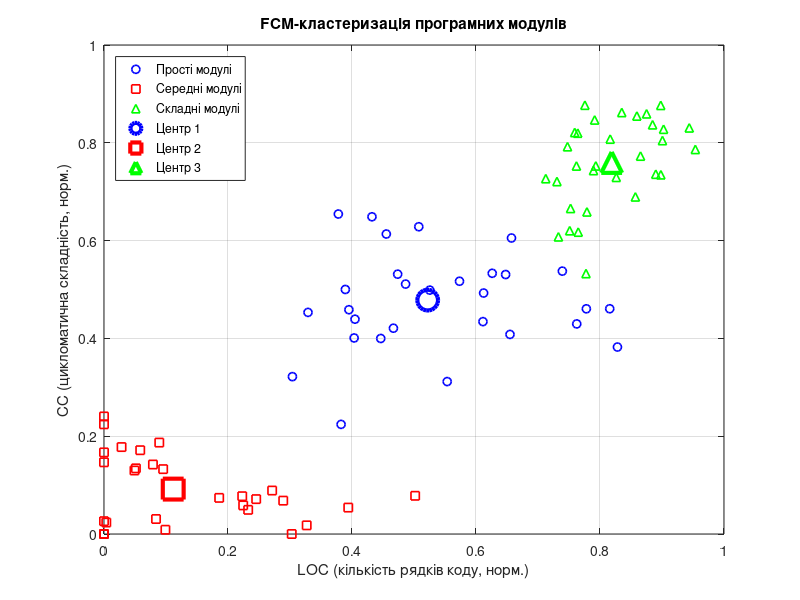
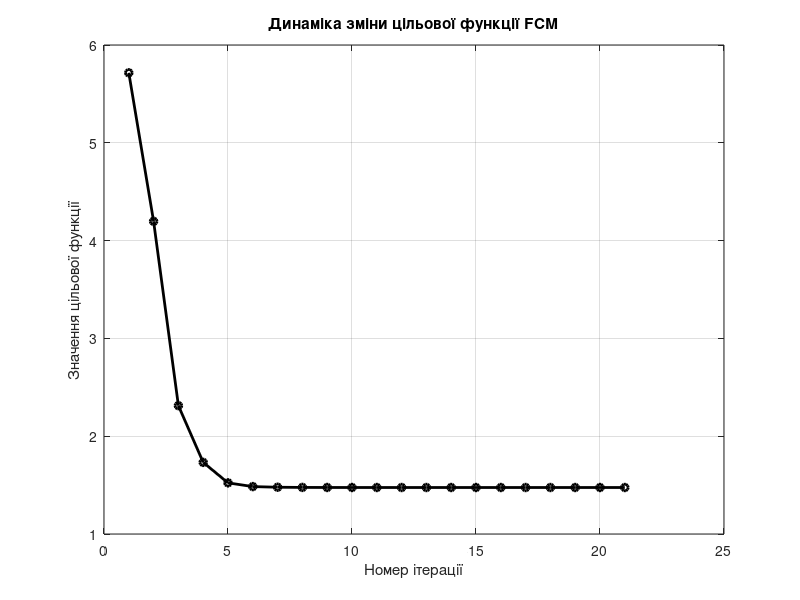

The MATLAB source for these figures, in order:
% ============================================================
% ЛАБОРАТОРНА РОБОТА 8
% Дослідження алгоритму нечіткої кластеризації (FCM)
% ============================================================
%
% Завдання: Класифікація програмних модулів за метриками якості коду
% (кількість рядків коду, цикломатична складність) на кластери
% для автоматичного виявлення "проблемних" модулів.
% ============================================================

%% --- Генерація вхідних даних ---
% Імітуємо метрики програмних модулів:
%   Стовпець 1: кількість рядків коду (LOC), нормована [0..1]
%   Стовпець 2: цикломатична складність (CC), нормована [0..1]

rng(42); % фіксуємо генератор для відтворюваності

% Три групи модулів: прості, середні, складні
group1 = [0.1 + 0.15*randn(30,1), 0.1 + 0.1*randn(30,1)];  % прості
group2 = [0.5 + 0.12*randn(30,1), 0.5 + 0.1*randn(30,1)];  % середні
group3 = [0.8 + 0.08*randn(30,1), 0.8 + 0.1*randn(30,1)];  % складні

fcmdata = [group1; group2; group3];

% Обмежуємо значення в [0, 1]
fcmdata = max(0, min(1, fcmdata));

%% --- Завдання 2: FCM-кластеризація через командний рядок ---
% Виклик fcm з додатковими параметрами:
%   options(1) = 2.0  — показник ступеня для матриці U
%   options(2) = 100  — максимальна кількість ітерацій
%   options(3) = 1e-5 — мінімально допустима зміна цільової функції
%   options(4) = 1    — відображення інформації на кожному кроці

cluster_n = 3; % кількість кластерів
options = [2.0, 100, 1e-5, 1];

[center, U, obj_fcn] = fcm(fcmdata, cluster_n, options);

%% --- Завдання 3: Знаходження центрів і розподіл за кластерами ---

% Визначаємо максимальну ступінь приналежності для кожної точки
maxU = max(U);

index1 = find(U(1,:) == maxU);  % індекси точок кластеру 1
index2 = find(U(2,:) == maxU);  % індекси точок кластеру 2
index3 = find(U(3,:) == maxU);  % індекси точок кластеру 3

%% --- Figure 1: Розподіл точок за кластерами ---
figure('Name', 'FCM: Розподіл програмних модулів за кластерами');

plot(fcmdata(index1,1), fcmdata(index1,2), 'bo', ...
     'MarkerSize', 6, 'LineWidth', 1.2, 'DisplayName', 'Прості модулі');
hold on;
plot(fcmdata(index2,1), fcmdata(index2,2), 'rs', ...
     'MarkerSize', 6, 'LineWidth', 1.2, 'DisplayName', 'Середні модулі');
plot(fcmdata(index3,1), fcmdata(index3,2), 'g^', ...
     'MarkerSize', 6, 'LineWidth', 1.2, 'DisplayName', 'Складні модулі');

% Центри кластерів
plot(center(1,1), center(1,2), 'bo', 'MarkerSize', 15, 'LineWidth', 3, ...
     'DisplayName', 'Центр 1');
plot(center(2,1), center(2,2), 'rs', 'MarkerSize', 15, 'LineWidth', 3, ...
     'DisplayName', 'Центр 2');
plot(center(3,1), center(3,2), 'g^', 'MarkerSize', 15, 'LineWidth', 3, ...
     'DisplayName', 'Центр 3');
hold off;

xlabel('LOC (кількість рядків коду, норм.)');
ylabel('CC (цикломатична складність, норм.)');
title('FCM-кластеризація програмних модулів');
legend('Location', 'northwest');
grid on;

%% --- Figure 2: Графік зміни цільової функції ---
figure('Name', 'FCM: Зміна цільової функції');

plot(obj_fcn, 'k-o', 'LineWidth', 2, 'MarkerSize', 5);
xlabel('Номер ітерації');
ylabel('Значення цільової функції');
title('Динаміка зміни цільової функції FCM');
grid on;

%% --- Виведення результатів у командне вікно ---
fprintf('\n=== Центри кластерів ===\n');
for j = 1:cluster_n
    fprintf('Кластер %d: LOC = %.4f, CC = %.4f\n', j, center(j,1), center(j,2));
end

fprintf('\n=== Кількість модулів у кластерах ===\n');
fprintf('Кластер 1 (Прості):  %d модулів\n', length(index1));
fprintf('Кластер 2 (Середні): %d модулів\n', length(index2));
fprintf('Кластер 3 (Складні): %d модулів\n', length(index3));
fprintf('Всього ітерацій: %d\n', length(obj_fcn));
fprintf('Фінальне значення цільової функції: %.4f\n', obj_fcn(end));
